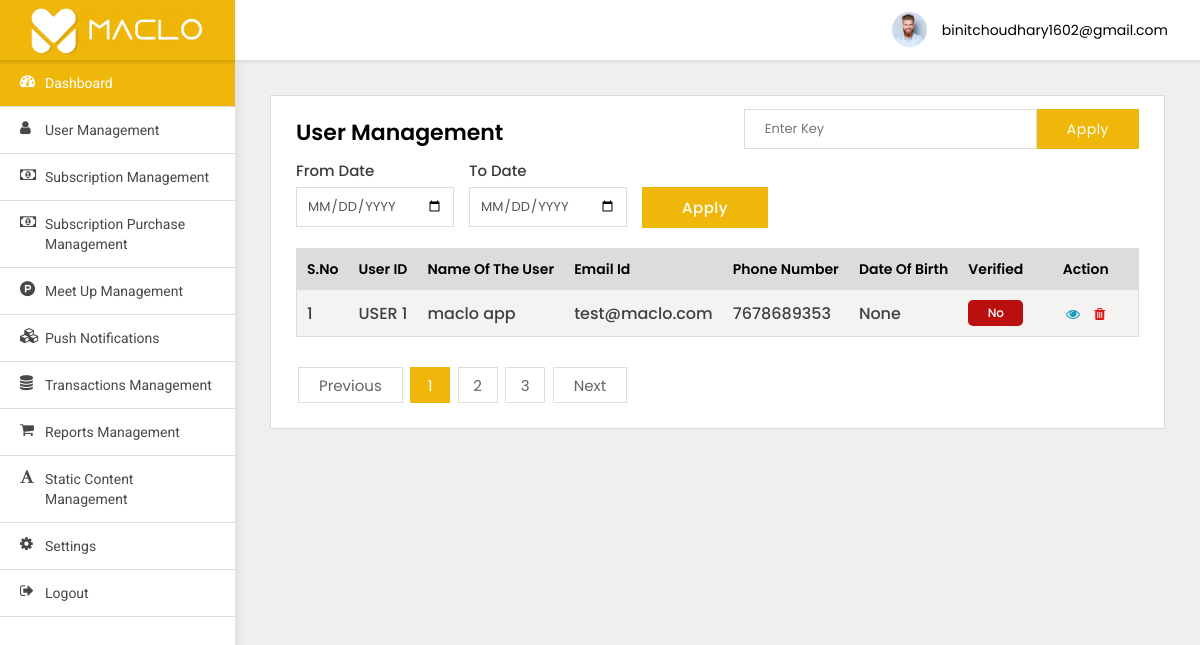
Screenshot of /adminpanel/users-list/ (signed in) with the database file from the repository.
### adminpanel/models.py (models this page shows)
class User(AbstractBaseUser, PermissionsMixin):
    email = models.EmailField(max_length=255, unique=True)
    phone_number = models.BigIntegerField(blank=True, null=True)
    name = models.CharField(max_length=255)
    social_type = models.CharField(max_length=255)
    social_id = models.CharField(max_length=255)
    device_token = models.CharField(default='', null=True, blank=True, max_length=256)
    is_active = models.BooleanField(default=True)
    is_staff = models.BooleanField(default=False)
    objects = UserManager()
    USERNAME_FIELD = 'email'

### src/models.py (models this page shows, shortened)
class RegisterUser(models.Model):
    email = models.EmailField(default='test@maclo.com')
    phone_number = models.CharField(default='00000', max_length=12)
    first_name = models.CharField(default='maclo', max_length=100)
    last_name = models.CharField(default='app', max_length=100)
    gender = models.CharField(choices=GENDER, default='Male', max_length=20, null=True, blank=True)
    date_of_birth = models.DateField(null=True, blank=True)
    job_profile = models.CharField(max_length=100, null=True, blank=True)
    company_name = models.CharField(max_length=200, null=True, blank=True)
    qualification = models.CharField(
        default="Bachelor's", choices=QUALIFICATION, max_length=100, null=True, blank=True)
    relationship_status = models.CharField(
        default='Single', choices=RELATIONSHIP_STATUS, max_length=100, null=True, blank=True)
    interests = models.CharField(default='Reading Books', max_length=500)
    fav_quote = models.CharField(default='MY Fav QUOTE', max_length=1000)
    religion = models.CharField(default='atheist', max_length=100, null=True, blank=True)
    body_type = models.CharField(default='slim', max_length=100)
    created_at = models.DateField(auto_now_add=True)
    verified = models.CharField(default='No', choices=BOOL_CHOICES, max_length=10)
    fb_signup = models.CharField(default='No', choices=BOOL_CHOICES, max_length=10)
    pic_1 = models.ImageField(upload_to='media', null=True, blank=True)
    pic_2 = models.ImageField(upload_to='media', null=True, blank=True)
    pic_3 = models.ImageField(upload_to='media', null=True, blank=True)
    pic_4 = models.ImageField(upload_to='media', null=True, blank=True)
    pic_5 = models.ImageField(upload_to='media', null=True, blank=True)
    pic_6 = models.ImageField(upload_to='media', null=True, blank=True)
    pic_7 = models.ImageField(upload_to='media', null=True, blank=True)
    pic_8 = models.ImageField(upload_to='media', null=True, blank=True)
    pic_9 = models.ImageField(upload_to='media', null=True, blank=True)

### adminpanel/views.py (the view)
# urls.py: path('users-list/', UsersList.as_view(), name='users-list'),
class UsersList(LoginRequiredMixin, ListView):
    paginate_by = 1
    model = RegisterUser
    template_name = 'user-management.html'
    def get(self, request, *args, **kwargs):
        qs = self.request.GET.get('qs')
        if qs:
            search = RegisterUser.objects.filter(Q(first_name__icontains=qs) |
                                                 Q(last_name__icontains=qs) |
                                                 Q(email__icontains=qs) |
                                                 Q(phone_number__icontains=qs) |
                                                 Q(promocode__icontains=qs))
            search_count = len(search)
            context = {
                'search': search,
            }
            if search:
                messages.info(self.request, str(
                    search_count) + ' matches found')
                return render(self.request, 'user-management.html', context)
            else:
                messages.info(self.request, 'No results found')
                return render(self.request, 'user-management.html', context)
        else:
            users = RegisterUser.objects.all()
            myfilter = UserFilter(self.request.GET, queryset=users)
            users = myfilter.qs
            paginator = Paginator(users, self.paginate_by)
            page_number = self.request.GET.get('page')
            page_obj = paginator.get_page(page_number)
            context = {
                'object_list': users,
                'myfilter': myfilter,
                'pages': page_obj
            }
            return render(self.request, "user-management.html", context)

### adminpanel/templates/user-management.html (shortened to what this page needs)
{% extends 'base.html' %}
{% block body %}
<div class="WrapperArea">
    <div class="WrapperBox">
        <div class="Small-Wrapper">
            <div class="SearchBox">
                <form action="">
                    <input type="text" name="qs" placeholder="Enter Key">
                    <button>Apply</button>
                </form>
            </div>
            <h4 class="Title">User Management</h4>
            <div class="Filter">
                <div class="form-group">
                    <label>From Date</label>
                    <input type="date" name="from_date" class="form-control">
                </div>
                <div class="form-group">
                    <label>To Date</label>
                    <input type="date" name="to_date" class="form-control">
                </div>
                <div class="form-group">
                    <label>&nbsp;</label>
                    <button class="Button">Apply</button>
                </div>
            </div>
            {% if search %}
            <div class="TableList">
                <table>
                    <thead>
                    <tr>
                        <th>S.No</th>
                        <th>User ID</th>
                        <th>Name of the user</th>
                        <th>Email id</th>
                        <th>Phone Number</th>
                        <th>Date of Birth</th>
                        <th>Verified</th>
                        <th>action</th>
                    </tr>
                    </thead>
                    <tbody>
                    {% for object in search %}
                    <tr>
                        <td>{{forloop.counter }}</td>
                        <td>USER {{object.id}}</td>
                        <td>{{object.first_name}} {{object.last_name}}</td>
                        <td>{{object.email}}</td>
                        <td>{{object.phone_number}}</td>
                        <td>{{object.date_of_birth}}</td>
                        <td><span class="red">{{object.verified}}</span></td>
                        <td>
                            <a class="Blue" href="user-details.html">
                                <i class="fa fa-eye"></i>
                            </a>
                            <a class="Red" href="JavaScript:Void(0);" data-toggle="modal" data-target="#DeleteModal">
                                <i class="fa fa-trash"></i>
                            </a>
                        </td>
                    </tr>
                    {% endfor %}
                    </tbody>
                </table>
            </div>
            {% elif pages %}
            <div class="TableList">
                <table>
                    <thead>
                    <tr>
                        <th>S.No</th>
                        <th>User ID</th>
                        <th>Name of the user</th>
                        <th>Email id</th>
                        <th>Phone Number</th>
                        <th>Date of Birth</th>
                        <th>Verified</th>
                        <th>action</th>
                    </tr>
                    </thead>
                    <tbody>
                    {% for object in pages %}
                    <tr>
                        <td>{{forloop.counter }}</td>
                        <td>USER {{object.id}}</td>
                        <td>{{object.first_name}} {{object.last_name}}</td>
                        <td>{{object.email}}</td>
                        <td>{{object.phone_number}}</td>
                        <td>{{object.date_of_birth}}</td>
                        <td><span class="red">{{object.verified}}</span></td>
                        <td>
                            <a class="Blue" href="{% url 'adminpanel:users-detail' object.id %}">
                                <i class="fa fa-eye"></i>
                            </a>
                            <a class="Red" href="JavaScript:Void(0);" data-toggle="modal" data-target="#DeleteModal">
                                <i class="fa fa-trash"></i>
                            </a>
                        </td>
                    </tr>
                    {% endfor %}
                    </tbody>
                </table>
            </div>
            {% endif %}
            <div class="Pagination">
                <ul>
                    <li><a href="#">Previous</a></li>
                    <li class="active"><a href="#">1</a></li>
                    <li><a href="#">2</a></li>
                    <li><a href="#">3</a></li>
                    <li><a href="#">Next</a></li>
                </ul>
            </div>
        </div>
    </div>
</div>
{% endblock body %}

### adminpanel/templates/base.html (shortened to what this page needs)
{% load static %}
<html lang="en-us">
<head>
    <link type="text/css" rel="stylesheet" href="{% static 'adminpanel/css/style.css'%}">
</head>
<body>
<div class="Header">
    <div class="Logo">
        <img src="{% static 'adminpanel/images/inner-Logo.png' %}">
    </div>
    <div class="Navigation">
        <div class="Avater">
            <a href="javascript:void(0);">
                <figure><img src="{% static 'adminpanel/images/profile.jpg' %}"></figure>
                {{user}} </a>
        </div>
    </div>
</div>
<div class="SidenavBar">
    <ul>
        <li class="active">
            <a href="{% url 'adminpanel:dashboard' %}">
                <span><i class="fa fa-tachometer"></i></span> Dashboard
            </a>
        </li>
        <li>
            <a href="{% url 'adminpanel:users-list' %}">
                <span><i class="fa fa-user"></i></span> User Management
            </a>
        </li>
        <li>
            <a href="Subscription-management.html">
                <span><i class="fa fa-money"></i></span> Subscription Management
            </a>
        </li>
        <li>
            <a href="Subscription-Purchase-management.html">
                <span><i class="fa fa-money"></i></span> Subscription Purchase Management
            </a>
        </li>
        <li>
            <a href="meet-management.html">
                <span><i class="fa fa-product-hunt"></i></span> Meet up Management
            </a>
        </li>
        <li>
            <a href="notification.html">
                <span><i class="fa fa-cubes"></i></span> Push Notifications
            </a>
        </li>
        <li>
            <a href="Transaction-management.html">
                <span><i class="fa fa-database"></i></span> Transactions Management
            </a>
        </li>
        <li>
            <a href="Report-management.html">
                <span><i class="fa fa-shopping-cart"></i></span> Reports Management
            </a>
        </li>
        <li>
            <a href="content-management.html">
                <span><i class="fa fa-font"></i></span> Static content Management
            </a>
        </li>
        <li>
            <a href="setting.html">
                <span><i class="fa fa-cog"></i></span> Settings
            </a>
        </li>
        <li>
            <a href="{% url 'adminpanel:login' %}">
                <span><i class="fa fa-sign-out"></i></span> Logout
            </a>
        </li>
    </ul>
</div>
{% block body %}
{% endblock body %}
</body>
</html>

### rows the page displays
User: email "binitchoudhary1602@gmail.com"
RegisterUser: id "1", first_name "maclo", last_name "app", email "test@maclo.com", phone_number "7678689353", date_of_birth "None", verified "No"
